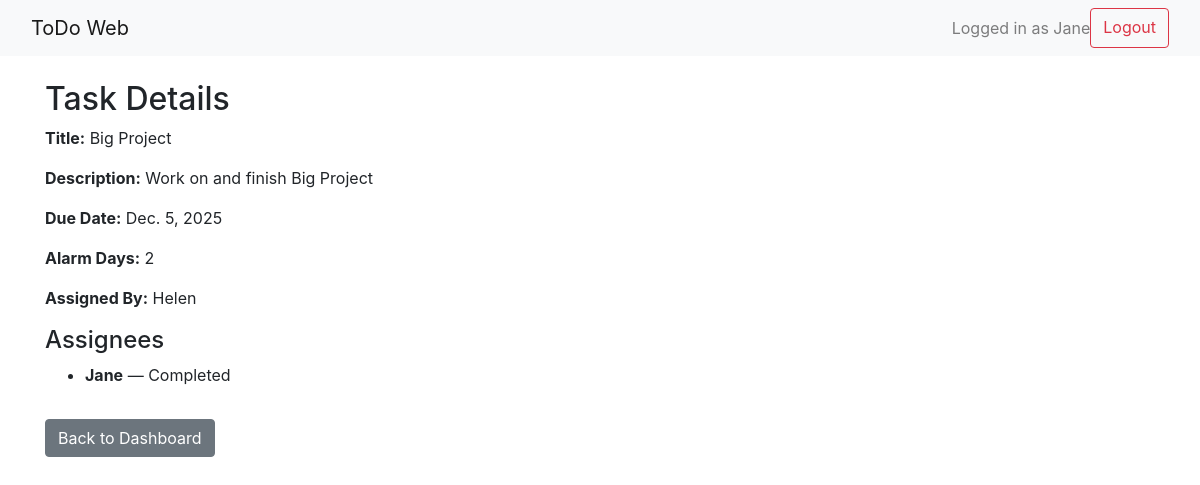
Before: /task/4/ (signed in) with the older database file.
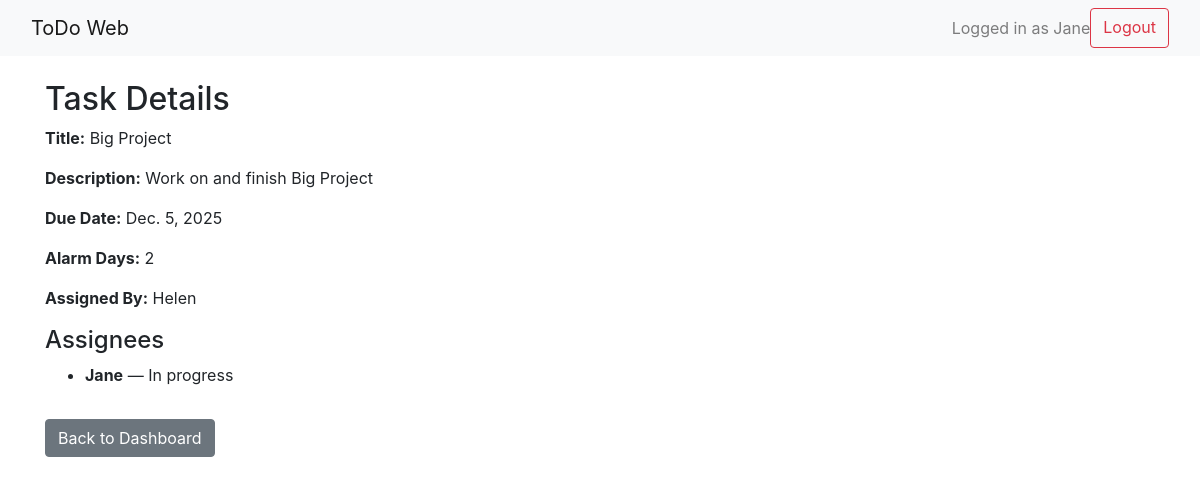
After: the same page with the newer database file.
### app/models.py (models this page shows)
class TaskStatus(models.Model):
    task = models.ForeignKey(Task, on_delete=models.CASCADE, related_name='statuses')
    user = models.ForeignKey(CustomUser, on_delete=models.CASCADE)
    status = models.CharField(max_length=20, choices=[
        ('Not started', 'Not started'),
        ('In progress', 'In progress'),
        ('Completed', 'Completed'),
    ], default='Not started')
    class Meta:
        unique_together = ('task', 'user')

### app/views.py (the view)
# urls.py: path('task/<int:task_id>/', views.task_detail_view, name='task_detail'),
@login_required
def task_detail_view(request, task_id):
    task = get_object_or_404(Task, id=task_id)
    return render(request, 'task_detail.html', {'task': task})

### app/templatetags/task_extras.py (called while the page is built)
@register.filter
def get_user_status(statuses, user):
    return statuses.filter(user=user).first()

### app/templates/task_detail.html
{% extends "base.html" %}
{% load task_extras %}
{% block content %}
<h2>Task Details</h2>
<p><strong>Title:</strong> {{ task.title }}</p>
<p><strong>Description:</strong> {{ task.description }}</p>
<p><strong>Due Date:</strong> {{ task.due_date }}</p>
<p><strong>Alarm Days:</strong> {{ task.alarm_days }}</p>
<p><strong>Assigned By:</strong> {{ task.assigner.username }}</p>
<h4>Assignees</h4>
<ul>
    {% for user in task.assigned_to.all %}
        {% with user_status=task.statuses|get_user_status:user %}
            <li><strong>{{ user.username }}</strong> — {{ user_status.status|default:"Not started" }}</li>
        {% endwith %}
    {% empty %}
        <li>No assignees.</li>
    {% endfor %}
</ul>
<a href="{% url 'dashboard' %}" class="btn btn-secondary mt-3">Back to Dashboard</a>
{% endblock %}

Changed rows visible on the page:
changed TaskStatus: status "Completed" → "In progress"
